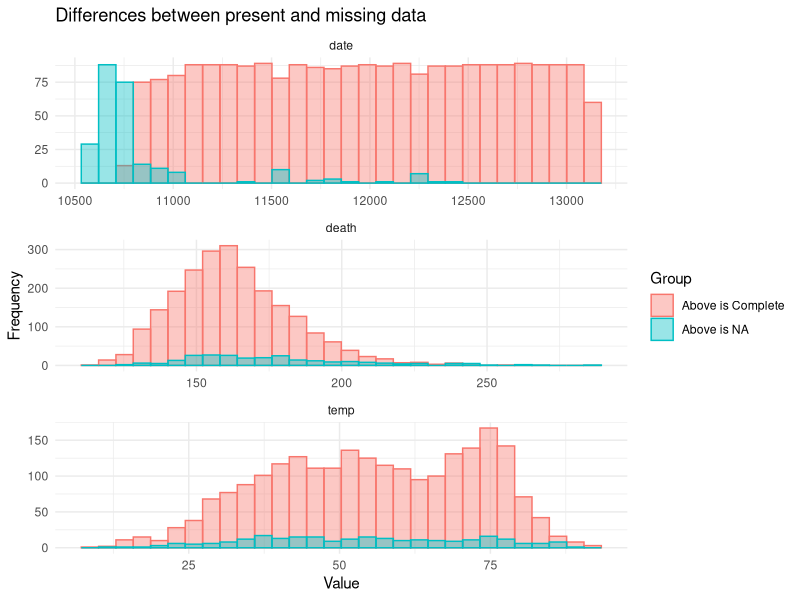

Reproduce this figure in R.
library(tidyverse)
library(skimr)
library(slider)
library(MatchIt)
library(corrplot)

## Process Data

pm25 <- read_csv("data/pm25_data.csv",
                 col_types = cols(date = col_date())
  )

skim(pm25)
# pm25 (and thus above) 90% complete
# death, temp 100% complete
# Death and temp appear to have fairly normal distributions
# PM25 distribution heavily skewed right

pm_long <- pm25 |> 
  mutate(group = ifelse(is.na(above), "Above is NA", "Above is Complete")) |> 
  mutate(date = as.numeric(date)) |> 
  pivot_longer(
    cols = c(date, death, temp), 
    names_to = "Var_Name", 
    values_to = "Value"
  )

pm_long|> 
  ggplot(aes(x = Value, fill = group, color = group)) +
  geom_histogram(
    position = "identity", 
    alpha = 0.4, 
    bins = 30
  ) +
  facet_wrap(~ Var_Name, scales = "free", ncol = 1) + 
  labs(
    title = "Differences between present and missing data",
    x = "Value",
    y = "Frequency",
    fill = "Group",
    color = "Group"
  ) +
  theme_minimal()

# Missing data appears to simply be older, and the data have similar 
# distributions for death + temp compared to the complete data

# mortaility is raw, but population grows.
# To account for this, alter propensity by year/5year
pm25_add <- pm25 %>%
  filter(!is.na(pm25)) |> # NAs of no use for measuring effect
  arrange(date) %>% 
  mutate(
    is_above = ifelse(!is.na(above) & above == "above", 1, 0),
    count_above_in_prev_30d = slide_index_sum(
      x = is_above,
      i = date,
      before = days(30),
      after = days(-1)
    ),
    year = as.factor(year(date)) 
  )

## Propensity Score Matching

#No matching
null_match <- matchit(is_above ~ death + pm25 + temp + 
                    year + count_above_in_prev_30d,
                  data = pm25_add,
                  method = NULL,
                  distance = "glm")
# imbalance in mean clear for many covariates, ps matching needed

# uneven classes - cannot 1:1 nearest neighbor match

ps_match <- matchit(is_above ~ death + pm25 + temp + 
                      year + count_above_in_prev_30d,
                    data = pm25_add,
                    method = 'nearest', # nearest neighbor matching
                    distance = "glm") # logistic reg
